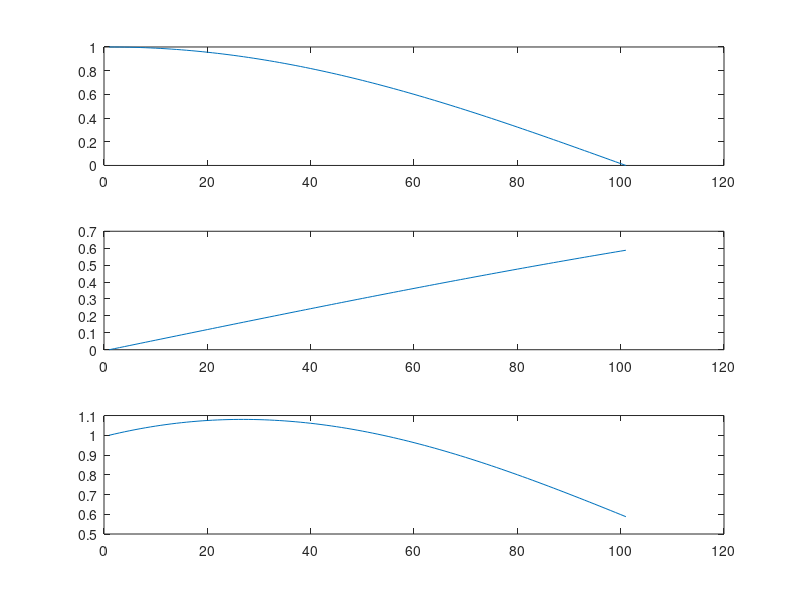

This figure's MATLAB source:
clc
clear all
close all
t=0:0.01:1
x=sin(0.2*pi*t)
y=cos(0.5*pi*t)
z=x+y
subplot(3,1,2)
  plot(x)
subplot(3,1,1)
  plot(y)
subplot(3,1,3)
  plot(z)  